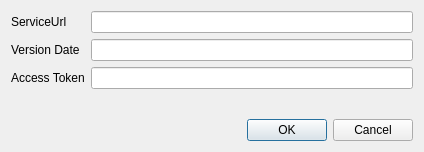
<?xml version="1.0" encoding="UTF-8"?>
<ui version="4.0">
 <class>AppSettingsDialog</class>
 <widget class="QDialog" name="AppSettingsDialog">
  <property name="windowModality">
   <enum>Qt::WindowModal</enum>
  </property>
  <property name="geometry">
   <rect>
    <x>0</x>
    <y>0</y>
    <width>424</width>
    <height>152</height>
   </rect>
  </property>
  <property name="minimumSize">
   <size>
    <width>320</width>
    <height>120</height>
   </size>
  </property>
  <property name="maximumSize">
   <size>
    <width>640</width>
    <height>480</height>
   </size>
  </property>
  <property name="windowTitle">
   <string>Dialog</string>
  </property>
  <layout class="QVBoxLayout" name="verticalLayout_2">
   <item>
    <layout class="QGridLayout" name="gridLayout_2">
     <item row="0" column="0">
      <widget class="QLabel" name="lblServiceUrl">
       <property name="text">
        <string>ServiceUrl</string>
       </property>
      </widget>
     </item>
     <item row="0" column="1">
      <widget class="QLineEdit" name="lineEditServiceUrl"/>
     </item>
     <item row="1" column="0">
      <widget class="QLabel" name="lblVersionDate">
       <property name="text">
        <string>Version Date</string>
       </property>
      </widget>
     </item>
     <item row="1" column="1">
      <widget class="QLineEdit" name="lineEditVersionDate"/>
     </item>
     <item row="2" column="0">
      <widget class="QLabel" name="lblAccessToken">
       <property name="text">
        <string>Access Token</string>
       </property>
      </widget>
     </item>
     <item row="2" column="1">
      <widget class="QLineEdit" name="lineEditAccessToken"/>
     </item>
    </layout>
   </item>
   <item>
    <spacer name="verticalSpacer">
     <property name="orientation">
      <enum>Qt::Vertical</enum>
     </property>
     <property name="sizeHint" stdset="0">
      <size>
       <width>20</width>
       <height>40</height>
      </size>
     </property>
    </spacer>
   </item>
   <item>
    <widget class="QDialogButtonBox" name="buttonBox">
     <property name="orientation">
      <enum>Qt::Horizontal</enum>
     </property>
     <property name="standardButtons">
      <set>QDialogButtonBox::Cancel|QDialogButtonBox::Ok</set>
     </property>
    </widget>
   </item>
  </layout>
 </widget>
 <resources/>
 <connections>
  <connection>
   <sender>buttonBox</sender>
   <signal>accepted()</signal>
   <receiver>AppSettingsDialog</receiver>
   <slot>accept()</slot>
   <hints>
    <hint type="sourcelabel">
     <x>248</x>
     <y>254</y>
    </hint>
    <hint type="destinationlabel">
     <x>157</x>
     <y>274</y>
    </hint>
   </hints>
  </connection>
  <connection>
   <sender>buttonBox</sender>
   <signal>rejected()</signal>
   <receiver>AppSettingsDialog</receiver>
   <slot>reject()</slot>
   <hints>
    <hint type="sourcelabel">
     <x>316</x>
     <y>260</y>
    </hint>
    <hint type="destinationlabel">
     <x>286</x>
     <y>274</y>
    </hint>
   </hints>
  </connection>
 </connections>
</ui>
